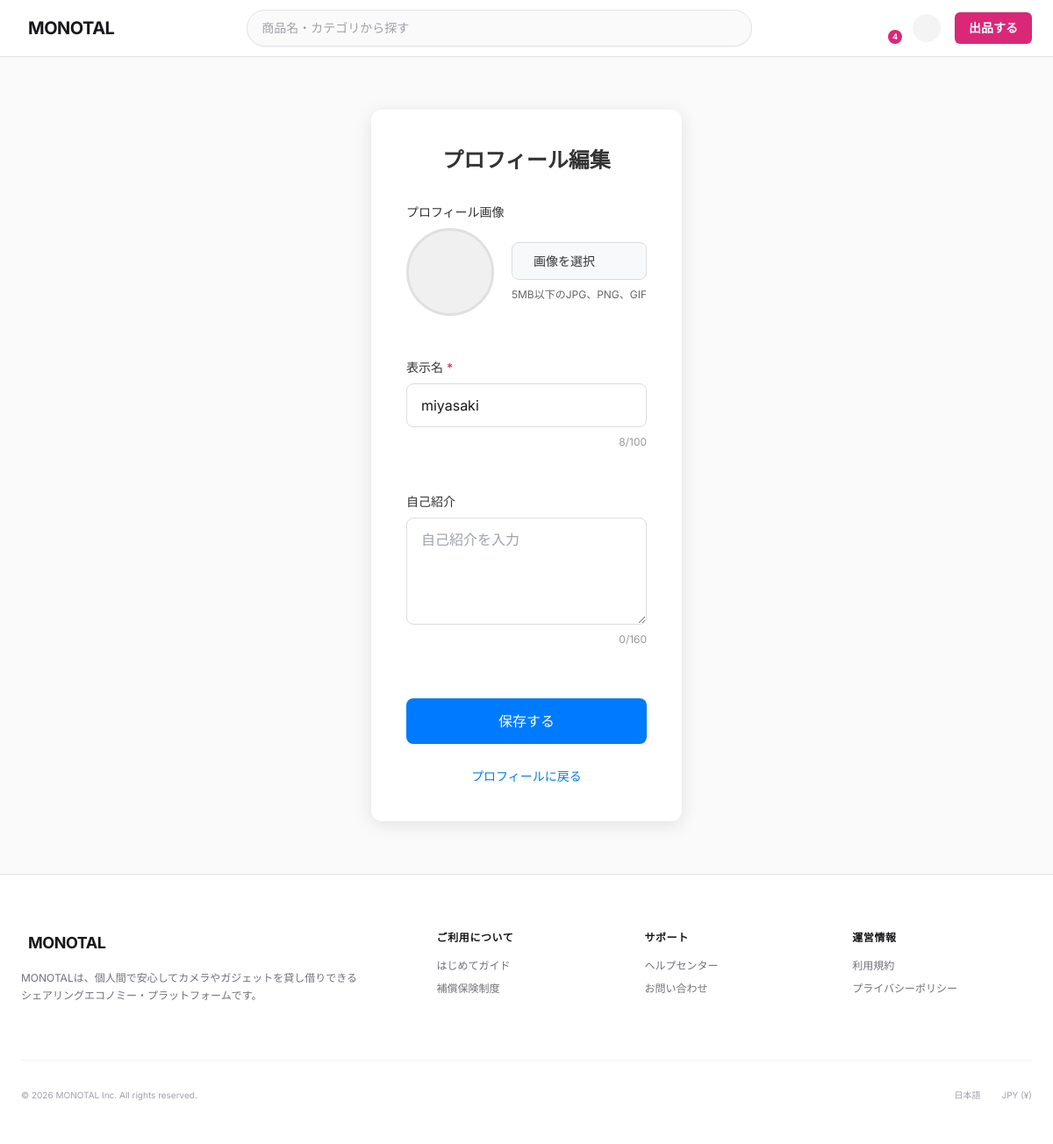
Page /monotal/profile/profile_setting/miyasaki/ (signed in) on the committed database.
### monotal/models.py (models this page shows, shortened)
class User(AbstractBaseUser, PermissionsMixin):
    user_id = models.AutoField(primary_key=True)
    user_name = models.CharField(max_length=100)
    display_name = models.CharField(max_length=100)
    email = models.EmailField(max_length=255)
    phone_number = models.CharField(max_length=20, default='')
    password_hash = models.CharField(max_length=255)
    login_attempt_count = models.IntegerField(default=0)
    last_login_datetime = models.DateTimeField(null=True, blank=True)
    user_status = models.ForeignKey(
        UserStatus,
        on_delete=models.PROTECT,
        db_column='user_status_id'
    )
    register_datetime = models.DateTimeField(auto_now_add=True)
    update_datetime = models.DateTimeField(auto_now=True)
    delete_datetime = models.DateTimeField(null=True, blank=True)
    user_image = models.ImageField(upload_to='user_images/', null=True, blank=True)
    bio = models.CharField(max_length=160, blank=True, default='')  # 自己紹介文（Twitter仕様: 160文字）
    is_staff = models.BooleanField(default=False)
    is_active = models.BooleanField(default=True)
    objects = UserManager()
    USERNAME_FIELD = 'email'
    REQUIRED_FIELDS = ['user_name', 'display_name']
    class Meta:
        db_table = 'T_User'
        verbose_name = 'ユーザー'
        verbose_name_plural = 'ユーザー'

### monotal/views.py (the view, shortened to what this page needs)
class ProfileSettingView(View):
    def get(self, request, username, *args, **kwargs):
        try:
            user = User.objects.get(user_name=username, user_status_id__in=[1, 2, 3])
        except User.DoesNotExist:
            messages.error(request, 'ユーザーが見つかりません。')
            return redirect('index')
        if request.user != user:
            return redirect('profile', username=username)
        return render(request, 'profile_setting.html', {'profile_user': user})

### monotal/context_processors.py (called while the page is built)
def rental_context(request):
    context = {
        'pending_rental_count': 0,
    }
    if request.user.is_authenticated:
        context['pending_rental_count'] = RentalRequest.objects.filter(
            requested_user=request.user,
            rental_request_status_id=1  # 申請中
        ).count()
    return context

def notification_context(request):
    context = {
        'unread_notification_count': 0,
    }
    if request.user.is_authenticated:
        target_notification_ids = NotificationTargetUser.objects.filter(
            user=request.user
        ).values_list('notification_id', flat=True)
        read_notification_ids = NotificationRead.objects.filter(
            user=request.user,
            notification_read_status_id=2  # 既読
        ).values_list('notification_id', flat=True)
        context['unread_notification_count'] = target_notification_ids.exclude(
            notification_id__in=read_notification_ids
        ).count()
    return context

### templates/profile_setting.html (shortened to what this page needs)
{% extends 'base.html' %}
{% load static %}
{% block extra_css %}
<link rel="stylesheet" type="text/css" href="{% static 'css/profile_setting.css' %}">
{% endblock %}
{% block content %}
<div class="profile-setting-container">
    <h1 class="page-title">プロフィール編集</h1>
    <form id="profileForm" class="profile-form" enctype="multipart/form-data">
        <div class="form-group image-group">
            <label>プロフィール画像</label>
            <div class="image-preview-container">
                <div class="image-preview" id="imagePreview">
                </div>
                <div class="image-actions">
                    <label for="user_image" class="image-upload-btn">
                         画像を選択
                    </label>
                    <p class="input-hint">5MB以下のJPG、PNG、GIF</p>
                </div>
            </div>
        </div>
        <div class="form-group">
            <label for="display_name">表示名<span class="required">*</span></label>
            <input type="text" id="display_name" name="display_name"
                   value="{{ profile_user.display_name }}"
                   placeholder="表示名を入力" maxlength="100">
            <p class="char-count"><span id="display_name-count">{{ profile_user.display_name|length }}</span>/100</p>
            <p class="error-message" id="display_name-error"></p>
        </div>
        <div class="form-group">
            <label for="bio">自己紹介</label>
            <textarea id="bio" name="bio" placeholder="自己紹介を入力" maxlength="160" rows="4">{{ profile_user.bio }}</textarea>
            <p class="char-count"><span id="bio-count">{{ profile_user.bio|length }}</span>/160</p>
            <p class="error-message" id="bio-error"></p>
        </div>
        <button type="submit" class="submit-btn" id="submitBtn">
            <span class="btn-text">保存する</span>
        </button>
    </form>
    <p class="back-link">
        <a href="{% url 'profile' username=profile_user.user_name %}"> プロフィールに戻る</a>
    </p>
</div>
{% endblock %}

### statics/css/profile_setting.css (style rules this page uses)
.profile-setting-container { max-width: 500px; margin: 60px auto; padding: 40px; background: #fff; border-radius: 12px; box-shadow: 0 4px 20px rgba(0, 0, 0, 0.1); }
.page-title { text-align: center; font-size: 24px; font-weight: bold; margin-bottom: 30px; color: #333; }
.profile-form { display: flex; flex-direction: column; gap: 24px; }
.form-group { display: flex; flex-direction: column; gap: 8px; }
.form-group label { font-size: 14px; font-weight: 500; color: #333; }
.form-group label .required { color: #dc3545; margin-left: 4px; }
.form-group input, .form-group textarea { padding: 12px 16px; border: 1px solid #ddd; border-radius: 8px; font-size: 16px; transition: border-color 0.3s ease; font-family: inherit; }
.form-group textarea { resize: vertical; min-height: 100px; }
.input-hint { font-size: 12px; color: #666; margin: 0; }
.char-count { font-size: 12px; color: #999; text-align: right; margin: 0; }
.image-group { align-items: flex-start; }
.image-preview-container { display: flex; align-items: center; gap: 20px; }
.image-preview { width: 100px; height: 100px; border-radius: 50%; background: #f0f0f0; display: flex; align-items: center; justify-content: center; overflow: hidden; border: 3px solid #e0e0e0; }
.image-actions { display: flex; flex-direction: column; gap: 8px; }
.image-upload-btn { display: inline-flex; align-items: center; gap: 8px; padding: 10px 16px; background: #f8f9fa; border: 1px solid #ddd; border-radius: 8px; font-size: 14px; color: #333; cursor: pointer; transition: all 0.3s ease; }
.submit-btn { padding: 14px 24px; background: #007bff; color: #fff; border: none; border-radius: 8px; font-size: 16px; font-weight: 500; cursor: pointer; transition: background 0.3s ease; margin-top: 10px; }
.error-message { color: #dc3545; font-size: 12px; margin: 0; min-height: 16px; }
.back-link { text-align: center; margin-top: 24px; }
.back-link a { color: #007bff; text-decoration: none; font-size: 14px; }

### templates/base.html (style rules this page uses)
body { font-family: 'Inter', sans-serif; }

### rows in the picture
User: display_name "miyasaki", display_name|length "8", bio|length "0"

### other values in the picture
{{ unread_notification_count }} "4"
